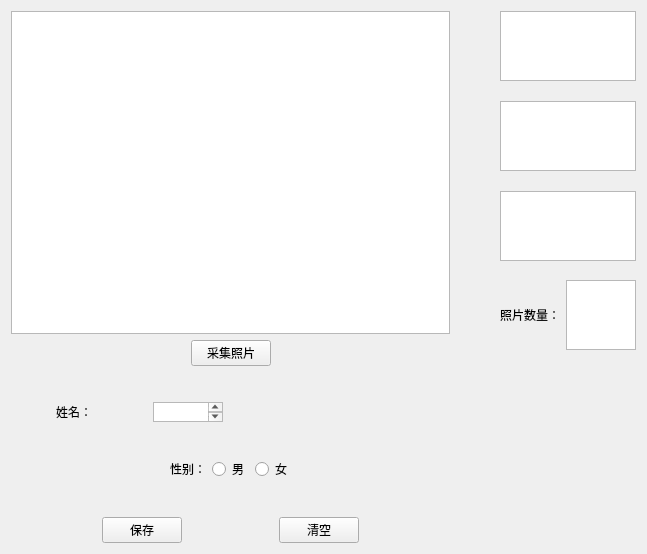
<?xml version="1.0" encoding="UTF-8"?>
<ui version="4.0">
 <class>Form</class>
 <widget class="QWidget" name="Form">
  <property name="geometry">
   <rect>
    <x>0</x>
    <y>0</y>
    <width>647</width>
    <height>554</height>
   </rect>
  </property>
  <property name="windowTitle">
   <string>Form</string>
  </property>
  <layout class="QHBoxLayout" name="horizontalLayout_7">
   <item>
    <layout class="QHBoxLayout" name="horizontalLayout_6" stretch="10,1,1">
     <item>
      <layout class="QVBoxLayout" name="verticalLayout_2" stretch="12,1,1,1,1,1,1">
       <item>
        <layout class="QVBoxLayout" name="verticalLayout_3">
         <item>
          <widget class="QGraphicsView" name="graphicsView"/>
         </item>
         <item>
          <layout class="QHBoxLayout" name="horizontalLayout_4">
           <item>
            <spacer name="horizontalSpacer">
             <property name="orientation">
              <enum>Qt::Horizontal</enum>
             </property>
             <property name="sizeHint" stdset="0">
              <size>
               <width>40</width>
               <height>20</height>
              </size>
             </property>
            </spacer>
           </item>
           <item>
            <widget class="QPushButton" name="pushButton_3">
             <property name="text">
              <string>采集照片</string>
             </property>
            </widget>
           </item>
           <item>
            <spacer name="horizontalSpacer_2">
             <property name="orientation">
              <enum>Qt::Horizontal</enum>
             </property>
             <property name="sizeHint" stdset="0">
              <size>
               <width>40</width>
               <height>20</height>
              </size>
             </property>
            </spacer>
           </item>
          </layout>
         </item>
        </layout>
       </item>
       <item>
        <spacer name="verticalSpacer_5">
         <property name="orientation">
          <enum>Qt::Vertical</enum>
         </property>
         <property name="sizeHint" stdset="0">
          <size>
           <width>20</width>
           <height>40</height>
          </size>
         </property>
        </spacer>
       </item>
       <item>
        <layout class="QHBoxLayout" name="horizontalLayout" stretch="1,1,1,1,5">
         <item>
          <spacer name="horizontalSpacer_8">
           <property name="orientation">
            <enum>Qt::Horizontal</enum>
           </property>
           <property name="sizeHint" stdset="0">
            <size>
             <width>40</width>
             <height>20</height>
            </size>
           </property>
          </spacer>
         </item>
         <item>
          <widget class="QLabel" name="label_2">
           <property name="text">
            <string>姓名：</string>
           </property>
          </widget>
         </item>
         <item>
          <spacer name="horizontalSpacer_12">
           <property name="orientation">
            <enum>Qt::Horizontal</enum>
           </property>
           <property name="sizeHint" stdset="0">
            <size>
             <width>40</width>
             <height>20</height>
            </size>
           </property>
          </spacer>
         </item>
         <item>
          <widget class="QPlainTextEdit" name="plainTextEdit">
           <property name="maximumSize">
            <size>
             <width>16777215</width>
             <height>20</height>
            </size>
           </property>
          </widget>
         </item>
         <item>
          <spacer name="horizontalSpacer_9">
           <property name="orientation">
            <enum>Qt::Horizontal</enum>
           </property>
           <property name="sizeHint" stdset="0">
            <size>
             <width>40</width>
             <height>20</height>
            </size>
           </property>
          </spacer>
         </item>
        </layout>
       </item>
       <item>
        <spacer name="verticalSpacer_6">
         <property name="orientation">
          <enum>Qt::Vertical</enum>
         </property>
         <property name="sizeHint" stdset="0">
          <size>
           <width>20</width>
           <height>40</height>
          </size>
         </property>
        </spacer>
       </item>
       <item>
        <layout class="QHBoxLayout" name="horizontalLayout_2">
         <item>
          <spacer name="horizontalSpacer_6">
           <property name="orientation">
            <enum>Qt::Horizontal</enum>
           </property>
           <property name="sizeHint" stdset="0">
            <size>
             <width>40</width>
             <height>20</height>
            </size>
           </property>
          </spacer>
         </item>
         <item>
          <widget class="QLabel" name="label">
           <property name="text">
            <string>性别：</string>
           </property>
          </widget>
         </item>
         <item>
          <widget class="QRadioButton" name="radioButton">
           <property name="text">
            <string>男</string>
           </property>
          </widget>
         </item>
         <item>
          <widget class="QRadioButton" name="radioButton_2">
           <property name="text">
            <string>女</string>
           </property>
          </widget>
         </item>
         <item>
          <spacer name="horizontalSpacer_7">
           <property name="orientation">
            <enum>Qt::Horizontal</enum>
           </property>
           <property name="sizeHint" stdset="0">
            <size>
             <width>40</width>
             <height>20</height>
            </size>
           </property>
          </spacer>
         </item>
        </layout>
       </item>
       <item>
        <spacer name="verticalSpacer_7">
         <property name="orientation">
          <enum>Qt::Vertical</enum>
         </property>
         <property name="sizeHint" stdset="0">
          <size>
           <width>20</width>
           <height>40</height>
          </size>
         </property>
        </spacer>
       </item>
       <item>
        <layout class="QHBoxLayout" name="horizontalLayout_5">
         <item>
          <spacer name="horizontalSpacer_3">
           <property name="orientation">
            <enum>Qt::Horizontal</enum>
           </property>
           <property name="sizeHint" stdset="0">
            <size>
             <width>40</width>
             <height>20</height>
            </size>
           </property>
          </spacer>
         </item>
         <item>
          <widget class="QPushButton" name="pushButton">
           <property name="text">
            <string>保存</string>
           </property>
          </widget>
         </item>
         <item>
          <spacer name="horizontalSpacer_4">
           <property name="orientation">
            <enum>Qt::Horizontal</enum>
           </property>
           <property name="sizeHint" stdset="0">
            <size>
             <width>40</width>
             <height>20</height>
            </size>
           </property>
          </spacer>
         </item>
         <item>
          <widget class="QPushButton" name="pushButton_2">
           <property name="text">
            <string>清空</string>
           </property>
          </widget>
         </item>
         <item>
          <spacer name="horizontalSpacer_5">
           <property name="orientation">
            <enum>Qt::Horizontal</enum>
           </property>
           <property name="sizeHint" stdset="0">
            <size>
             <width>40</width>
             <height>20</height>
            </size>
           </property>
          </spacer>
         </item>
        </layout>
       </item>
      </layout>
     </item>
     <item>
      <spacer name="horizontalSpacer_11">
       <property name="orientation">
        <enum>Qt::Horizontal</enum>
       </property>
       <property name="sizeHint" stdset="0">
        <size>
         <width>40</width>
         <height>20</height>
        </size>
       </property>
      </spacer>
     </item>
     <item>
      <layout class="QVBoxLayout" name="verticalLayout" stretch="1,1,1,1,1,1,1,14">
       <item>
        <widget class="QGraphicsView" name="graphicsView_2"/>
       </item>
       <item>
        <spacer name="verticalSpacer_3">
         <property name="orientation">
          <enum>Qt::Vertical</enum>
         </property>
         <property name="sizeHint" stdset="0">
          <size>
           <width>20</width>
           <height>40</height>
          </size>
         </property>
        </spacer>
       </item>
       <item>
        <widget class="QGraphicsView" name="graphicsView_3">
         <property name="toolTip">
          <string/>
         </property>
         <property name="toolTipDuration">
          <number>0</number>
         </property>
         <property name="statusTip">
          <string/>
         </property>
         <property name="whatsThis">
          <string/>
         </property>
         <property name="accessibleName">
          <string/>
         </property>
         <property name="accessibleDescription">
          <string/>
         </property>
        </widget>
       </item>
       <item>
        <spacer name="verticalSpacer_2">
         <property name="orientation">
          <enum>Qt::Vertical</enum>
         </property>
         <property name="sizeHint" stdset="0">
          <size>
           <width>20</width>
           <height>40</height>
          </size>
         </property>
        </spacer>
       </item>
       <item>
        <widget class="QGraphicsView" name="graphicsView_4"/>
       </item>
       <item>
        <spacer name="verticalSpacer">
         <property name="orientation">
          <enum>Qt::Vertical</enum>
         </property>
         <property name="sizeHint" stdset="0">
          <size>
           <width>20</width>
           <height>40</height>
          </size>
         </property>
        </spacer>
       </item>
       <item>
        <layout class="QHBoxLayout" name="horizontalLayout_3">
         <item>
          <widget class="QLabel" name="label_3">
           <property name="text">
            <string>照片数量：</string>
           </property>
          </widget>
         </item>
         <item>
          <spacer name="horizontalSpacer_10">
           <property name="orientation">
            <enum>Qt::Horizontal</enum>
           </property>
           <property name="sizeHint" stdset="0">
            <size>
             <width>40</width>
             <height>20</height>
            </size>
           </property>
          </spacer>
         </item>
         <item>
          <widget class="QTextBrowser" name="textBrowser"/>
         </item>
        </layout>
       </item>
       <item>
        <spacer name="verticalSpacer_4">
         <property name="orientation">
          <enum>Qt::Vertical</enum>
         </property>
         <property name="sizeHint" stdset="0">
          <size>
           <width>20</width>
           <height>40</height>
          </size>
         </property>
        </spacer>
       </item>
      </layout>
     </item>
    </layout>
   </item>
  </layout>
 </widget>
 <resources/>
 <connections/>
</ui>
